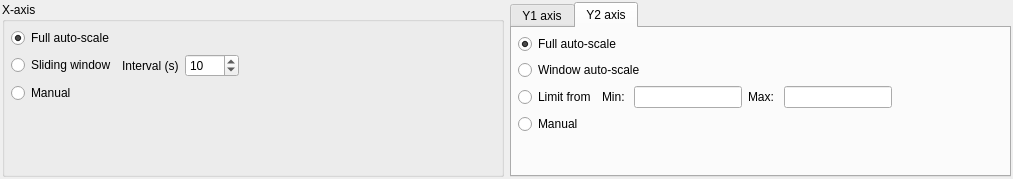
<?xml version="1.0" encoding="UTF-8"?>
<ui version="4.0">
 <class>ScaleDock</class>
 <widget class="QWidget" name="ScaleDock">
  <property name="geometry">
   <rect>
    <x>0</x>
    <y>0</y>
    <width>1013</width>
    <height>179</height>
   </rect>
  </property>
  <property name="sizePolicy">
   <sizepolicy hsizetype="Minimum" vsizetype="Preferred">
    <horstretch>0</horstretch>
    <verstretch>0</verstretch>
   </sizepolicy>
  </property>
  <property name="windowTitle">
   <string>Form</string>
  </property>
  <layout class="QHBoxLayout" name="horizontalLayout_22" stretch="1,1">
   <property name="leftMargin">
    <number>2</number>
   </property>
   <property name="topMargin">
    <number>2</number>
   </property>
   <property name="rightMargin">
    <number>2</number>
   </property>
   <property name="bottomMargin">
    <number>2</number>
   </property>
   <item>
    <widget class="QGroupBox" name="groupBox_3">
     <property name="sizePolicy">
      <sizepolicy hsizetype="Minimum" vsizetype="Preferred">
       <horstretch>0</horstretch>
       <verstretch>0</verstretch>
      </sizepolicy>
     </property>
     <property name="title">
      <string>X-axis</string>
     </property>
     <property name="flat">
      <bool>false</bool>
     </property>
     <layout class="QHBoxLayout" name="horizontalLayout_16" stretch="1,2">
      <property name="sizeConstraint">
       <enum>QLayout::SetMinimumSize</enum>
      </property>
      <property name="leftMargin">
       <number>6</number>
      </property>
      <property name="topMargin">
       <number>6</number>
      </property>
      <property name="rightMargin">
       <number>6</number>
      </property>
      <property name="bottomMargin">
       <number>6</number>
      </property>
      <item>
       <layout class="QVBoxLayout" name="verticalLayout_9">
        <property name="sizeConstraint">
         <enum>QLayout::SetMinimumSize</enum>
        </property>
        <item>
         <widget class="QRadioButton" name="radioXFullScale">
          <property name="text">
           <string>Full auto-scale</string>
          </property>
          <property name="checked">
           <bool>true</bool>
          </property>
         </widget>
        </item>
        <item>
         <layout class="QHBoxLayout" name="horizontalLayout_17" stretch="1,1,1">
          <property name="spacing">
           <number>0</number>
          </property>
          <property name="sizeConstraint">
           <enum>QLayout::SetDefaultConstraint</enum>
          </property>
          <item>
           <widget class="QRadioButton" name="radioXSliding">
            <property name="text">
             <string>Sliding window</string>
            </property>
           </widget>
          </item>
          <item>
           <layout class="QGridLayout" name="gridLayout">
            <property name="sizeConstraint">
             <enum>QLayout::SetMinimumSize</enum>
            </property>
            <property name="leftMargin">
             <number>6</number>
            </property>
            <property name="bottomMargin">
             <number>0</number>
            </property>
            <property name="spacing">
             <number>6</number>
            </property>
            <item row="0" column="0">
             <widget class="QLabel" name="label_16">
              <property name="text">
               <string>Interval (s)</string>
              </property>
              <property name="margin">
               <number>6</number>
              </property>
             </widget>
            </item>
            <item row="0" column="1">
             <widget class="QSpinBox" name="spinSlidingXInterval">
              <property name="minimum">
               <number>1</number>
              </property>
              <property name="maximum">
               <number>9999</number>
              </property>
              <property name="value">
               <number>10</number>
              </property>
             </widget>
            </item>
           </layout>
          </item>
          <item>
           <spacer name="horizontalSpacer_7">
            <property name="orientation">
             <enum>Qt::Horizontal</enum>
            </property>
            <property name="sizeType">
             <enum>QSizePolicy::MinimumExpanding</enum>
            </property>
            <property name="sizeHint" stdset="0">
             <size>
              <width>40</width>
              <height>20</height>
             </size>
            </property>
           </spacer>
          </item>
         </layout>
        </item>
        <item>
         <widget class="QRadioButton" name="radioXManual">
          <property name="text">
           <string>Manual</string>
          </property>
         </widget>
        </item>
        <item>
         <spacer name="verticalSpacer">
          <property name="orientation">
           <enum>Qt::Vertical</enum>
          </property>
          <property name="sizeHint" stdset="0">
           <size>
            <width>0</width>
            <height>0</height>
           </size>
          </property>
         </spacer>
        </item>
       </layout>
      </item>
      <item>
       <spacer name="horizontalSpacer_8">
        <property name="orientation">
         <enum>Qt::Horizontal</enum>
        </property>
        <property name="sizeHint" stdset="0">
         <size>
          <width>40</width>
          <height>0</height>
         </size>
        </property>
       </spacer>
      </item>
     </layout>
    </widget>
   </item>
   <item>
    <widget class="QTabWidget" name="scaleTab">
     <property name="sizePolicy">
      <sizepolicy hsizetype="Minimum" vsizetype="Minimum">
       <horstretch>0</horstretch>
       <verstretch>0</verstretch>
      </sizepolicy>
     </property>
     <property name="currentIndex">
      <number>1</number>
     </property>
     <widget class="QWidget" name="tab_5">
      <property name="sizePolicy">
       <sizepolicy hsizetype="Minimum" vsizetype="Minimum">
        <horstretch>0</horstretch>
        <verstretch>0</verstretch>
       </sizepolicy>
      </property>
      <attribute name="title">
       <string>Y1 axis</string>
      </attribute>
      <layout class="QHBoxLayout" name="horizontalLayout_18">
       <property name="leftMargin">
        <number>6</number>
       </property>
       <property name="topMargin">
        <number>6</number>
       </property>
       <property name="rightMargin">
        <number>6</number>
       </property>
       <property name="bottomMargin">
        <number>6</number>
       </property>
       <item>
        <layout class="QVBoxLayout" name="verticalLayout_10">
         <property name="sizeConstraint">
          <enum>QLayout::SetMinimumSize</enum>
         </property>
         <item>
          <widget class="QRadioButton" name="radioYFullScale">
           <property name="text">
            <string>Full auto-scale</string>
           </property>
           <property name="checked">
            <bool>true</bool>
           </property>
          </widget>
         </item>
         <item>
          <widget class="QRadioButton" name="radioYWindowScale">
           <property name="text">
            <string>Window auto-scale</string>
           </property>
          </widget>
         </item>
         <item>
          <layout class="QHBoxLayout" name="horizontalLayout_19">
           <item>
            <widget class="QRadioButton" name="radioYMinMax">
             <property name="text">
              <string>Limit from</string>
             </property>
            </widget>
           </item>
           <item>
            <layout class="QGridLayout" name="gridLayout_5">
             <item row="0" column="0">
              <widget class="QLabel" name="label_17">
               <property name="text">
                <string>Min: </string>
               </property>
              </widget>
             </item>
             <item row="0" column="1">
              <widget class="QLineEdit" name="lineYMin">
               <property name="sizePolicy">
                <sizepolicy hsizetype="Expanding" vsizetype="Fixed">
                 <horstretch>0</horstretch>
                 <verstretch>0</verstretch>
                </sizepolicy>
               </property>
              </widget>
             </item>
             <item row="0" column="2">
              <widget class="QLabel" name="label_18">
               <property name="text">
                <string>Max: </string>
               </property>
              </widget>
             </item>
             <item row="0" column="3">
              <widget class="QLineEdit" name="lineYMax">
               <property name="sizePolicy">
                <sizepolicy hsizetype="Expanding" vsizetype="Fixed">
                 <horstretch>0</horstretch>
                 <verstretch>0</verstretch>
                </sizepolicy>
               </property>
              </widget>
             </item>
            </layout>
           </item>
           <item>
            <spacer name="spacerScaleX_2">
             <property name="orientation">
              <enum>Qt::Horizontal</enum>
             </property>
             <property name="sizeType">
              <enum>QSizePolicy::MinimumExpanding</enum>
             </property>
             <property name="sizeHint" stdset="0">
              <size>
               <width>40</width>
               <height>20</height>
              </size>
             </property>
            </spacer>
           </item>
          </layout>
         </item>
         <item>
          <widget class="QRadioButton" name="radioYManual">
           <property name="text">
            <string>Manual</string>
           </property>
          </widget>
         </item>
         <item>
          <spacer name="verticalSpacer_8">
           <property name="orientation">
            <enum>Qt::Vertical</enum>
           </property>
           <property name="sizeHint" stdset="0">
            <size>
             <width>20</width>
             <height>0</height>
            </size>
           </property>
          </spacer>
         </item>
        </layout>
       </item>
      </layout>
     </widget>
     <widget class="QWidget" name="tab_6">
      <property name="sizePolicy">
       <sizepolicy hsizetype="Minimum" vsizetype="Minimum">
        <horstretch>0</horstretch>
        <verstretch>0</verstretch>
       </sizepolicy>
      </property>
      <attribute name="title">
       <string>Y2 axis</string>
      </attribute>
      <layout class="QHBoxLayout" name="horizontalLayout_20" stretch="0,0">
       <property name="leftMargin">
        <number>6</number>
       </property>
       <property name="topMargin">
        <number>6</number>
       </property>
       <property name="rightMargin">
        <number>6</number>
       </property>
       <property name="bottomMargin">
        <number>6</number>
       </property>
       <item>
        <layout class="QVBoxLayout" name="verticalLayout_11">
         <property name="sizeConstraint">
          <enum>QLayout::SetMinimumSize</enum>
         </property>
         <item>
          <widget class="QRadioButton" name="radioY2FullScale">
           <property name="text">
            <string>Full auto-scale</string>
           </property>
           <property name="checked">
            <bool>true</bool>
           </property>
          </widget>
         </item>
         <item>
          <widget class="QRadioButton" name="radioY2WindowScale">
           <property name="text">
            <string>Window auto-scale</string>
           </property>
          </widget>
         </item>
         <item>
          <layout class="QHBoxLayout" name="horizontalLayout_21" stretch="0,0,0">
           <item>
            <widget class="QRadioButton" name="radioY2MinMax">
             <property name="text">
              <string>Limit from</string>
             </property>
            </widget>
           </item>
           <item>
            <layout class="QGridLayout" name="gridLayout_6">
             <item row="0" column="0">
              <widget class="QLabel" name="label_19">
               <property name="text">
                <string>Min: </string>
               </property>
              </widget>
             </item>
             <item row="0" column="2">
              <widget class="QLabel" name="label_20">
               <property name="text">
                <string>Max: </string>
               </property>
              </widget>
             </item>
             <item row="0" column="1">
              <widget class="QLineEdit" name="lineY2Min"/>
             </item>
             <item row="0" column="3">
              <widget class="QLineEdit" name="lineY2Max"/>
             </item>
            </layout>
           </item>
           <item>
            <spacer name="spacerScaleX">
             <property name="orientation">
              <enum>Qt::Horizontal</enum>
             </property>
             <property name="sizeType">
              <enum>QSizePolicy::MinimumExpanding</enum>
             </property>
             <property name="sizeHint" stdset="0">
              <size>
               <width>40</width>
               <height>20</height>
              </size>
             </property>
            </spacer>
           </item>
          </layout>
         </item>
         <item>
          <widget class="QRadioButton" name="radioY2Manual">
           <property name="text">
            <string>Manual</string>
           </property>
          </widget>
         </item>
         <item>
          <spacer name="verticalSpacer_9">
           <property name="orientation">
            <enum>Qt::Vertical</enum>
           </property>
           <property name="sizeHint" stdset="0">
            <size>
             <width>0</width>
             <height>0</height>
            </size>
           </property>
          </spacer>
         </item>
        </layout>
       </item>
       <item>
        <spacer name="horizontalSpacer_9">
         <property name="orientation">
          <enum>Qt::Horizontal</enum>
         </property>
         <property name="sizeHint" stdset="0">
          <size>
           <width>40</width>
           <height>0</height>
          </size>
         </property>
        </spacer>
       </item>
      </layout>
     </widget>
    </widget>
   </item>
  </layout>
 </widget>
 <resources/>
 <connections/>
</ui>
